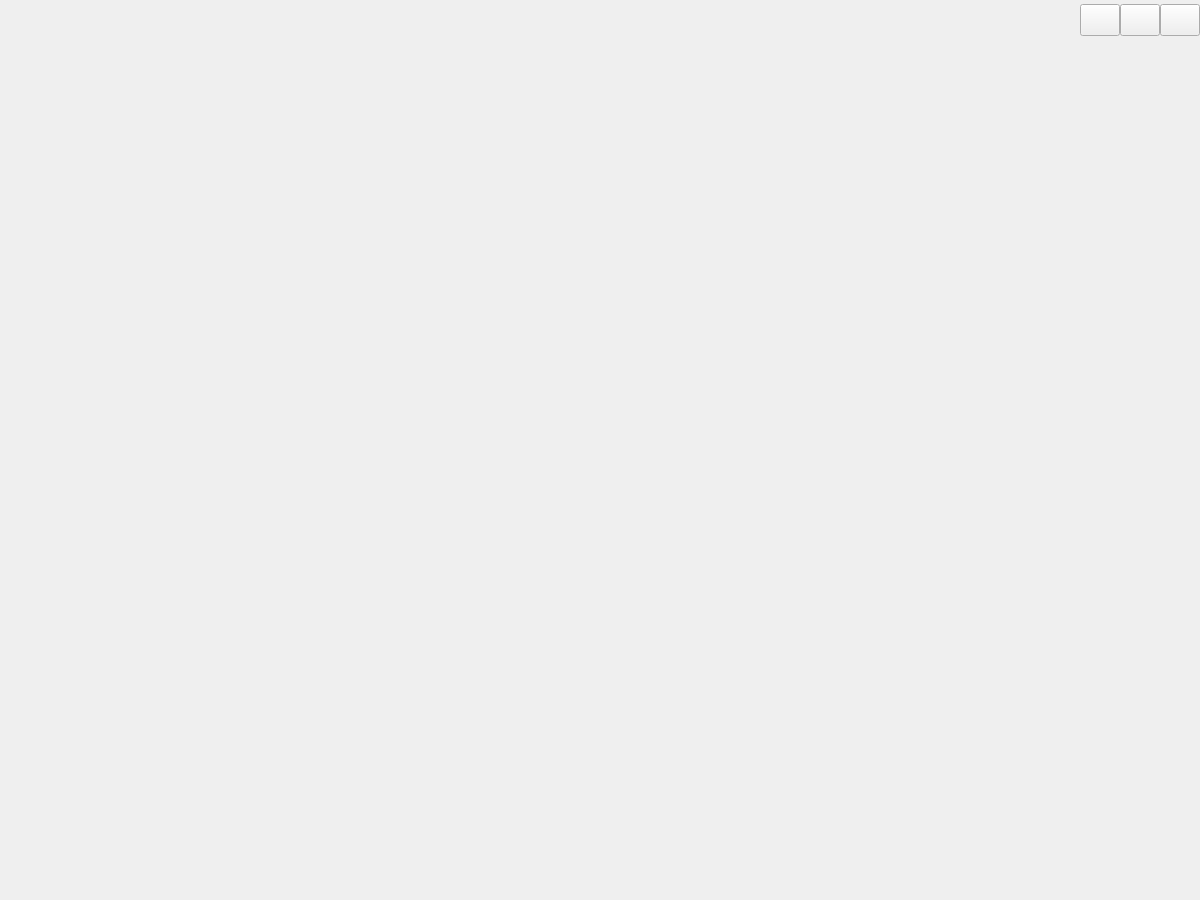
<?xml version="1.0" encoding="UTF-8"?>
<ui version="4.0">
 <class>MainWindow</class>
 <widget class="QMainWindow" name="MainWindow">
  <property name="geometry">
   <rect>
    <x>0</x>
    <y>0</y>
    <width>1200</width>
    <height>900</height>
   </rect>
  </property>
  <property name="windowTitle">
   <string>MainWindow</string>
  </property>
  <widget class="QWidget" name="centralwidget">
   <layout class="QGridLayout" name="gridLayout">
    <property name="sizeConstraint">
     <enum>QLayout::SetDefaultConstraint</enum>
    </property>
    <property name="leftMargin">
     <number>0</number>
    </property>
    <property name="topMargin">
     <number>0</number>
    </property>
    <property name="rightMargin">
     <number>0</number>
    </property>
    <property name="bottomMargin">
     <number>0</number>
    </property>
    <item row="0" column="0">
     <layout class="QVBoxLayout" name="verticalLayout">
      <property name="sizeConstraint">
       <enum>QLayout::SetDefaultConstraint</enum>
      </property>
      <item>
       <widget class="QWidget" name="mainwidget" native="true">
        <layout class="QVBoxLayout" name="verticalLayout_6">
         <property name="leftMargin">
          <number>0</number>
         </property>
         <property name="topMargin">
          <number>0</number>
         </property>
         <property name="rightMargin">
          <number>0</number>
         </property>
         <property name="bottomMargin">
          <number>0</number>
         </property>
         <item>
          <layout class="QVBoxLayout" name="mainLayout" stretch="0,0">
           <property name="spacing">
            <number>0</number>
           </property>
           <property name="sizeConstraint">
            <enum>QLayout::SetDefaultConstraint</enum>
           </property>
           <property name="topMargin">
            <number>0</number>
           </property>
           <item>
            <widget class="QWidget" name="titleBar" native="true">
             <property name="sizePolicy">
              <sizepolicy hsizetype="Preferred" vsizetype="Preferred">
               <horstretch>0</horstretch>
               <verstretch>0</verstretch>
              </sizepolicy>
             </property>
             <property name="minimumSize">
              <size>
               <width>0</width>
               <height>40</height>
              </size>
             </property>
             <property name="maximumSize">
              <size>
               <width>16777215</width>
               <height>40</height>
              </size>
             </property>
             <layout class="QHBoxLayout" name="horizontalLayout">
              <property name="spacing">
               <number>0</number>
              </property>
              <property name="sizeConstraint">
               <enum>QLayout::SetDefaultConstraint</enum>
              </property>
              <property name="leftMargin">
               <number>0</number>
              </property>
              <property name="topMargin">
               <number>0</number>
              </property>
              <property name="rightMargin">
               <number>0</number>
              </property>
              <property name="bottomMargin">
               <number>0</number>
              </property>
              <item>
               <spacer name="horizontalSpacer">
                <property name="orientation">
                 <enum>Qt::Horizontal</enum>
                </property>
                <property name="sizeHint" stdset="0">
                 <size>
                  <width>622</width>
                  <height>20</height>
                 </size>
                </property>
               </spacer>
              </item>
              <item>
               <widget class="QPushButton" name="Min">
                <property name="minimumSize">
                 <size>
                  <width>32</width>
                  <height>32</height>
                 </size>
                </property>
                <property name="styleSheet">
                 <string notr="true"/>
                </property>
                <property name="text">
                 <string/>
                </property>
               </widget>
              </item>
              <item>
               <widget class="QPushButton" name="Max">
                <property name="minimumSize">
                 <size>
                  <width>32</width>
                  <height>32</height>
                 </size>
                </property>
                <property name="styleSheet">
                 <string notr="true"/>
                </property>
                <property name="text">
                 <string/>
                </property>
               </widget>
              </item>
              <item>
               <widget class="QPushButton" name="Close">
                <property name="sizePolicy">
                 <sizepolicy hsizetype="Maximum" vsizetype="Fixed">
                  <horstretch>0</horstretch>
                  <verstretch>0</verstretch>
                 </sizepolicy>
                </property>
                <property name="minimumSize">
                 <size>
                  <width>32</width>
                  <height>32</height>
                 </size>
                </property>
                <property name="styleSheet">
                 <string notr="true"/>
                </property>
                <property name="text">
                 <string/>
                </property>
                <property name="checkable">
                 <bool>false</bool>
                </property>
                <property name="autoRepeat">
                 <bool>false</bool>
                </property>
                <property name="autoExclusive">
                 <bool>false</bool>
                </property>
               </widget>
              </item>
             </layout>
            </widget>
           </item>
           <item>
            <widget class="QWidget" name="mainDisplayWidget" native="true">
             <layout class="QVBoxLayout" name="verticalLayout_5">
              <item>
               <layout class="QVBoxLayout" name="displayLayout" stretch="">
                <property name="sizeConstraint">
                 <enum>QLayout::SetFixedSize</enum>
                </property>
               </layout>
              </item>
             </layout>
            </widget>
           </item>
          </layout>
         </item>
        </layout>
       </widget>
      </item>
     </layout>
    </item>
   </layout>
  </widget>
 </widget>
 <resources/>
 <connections/>
</ui>
